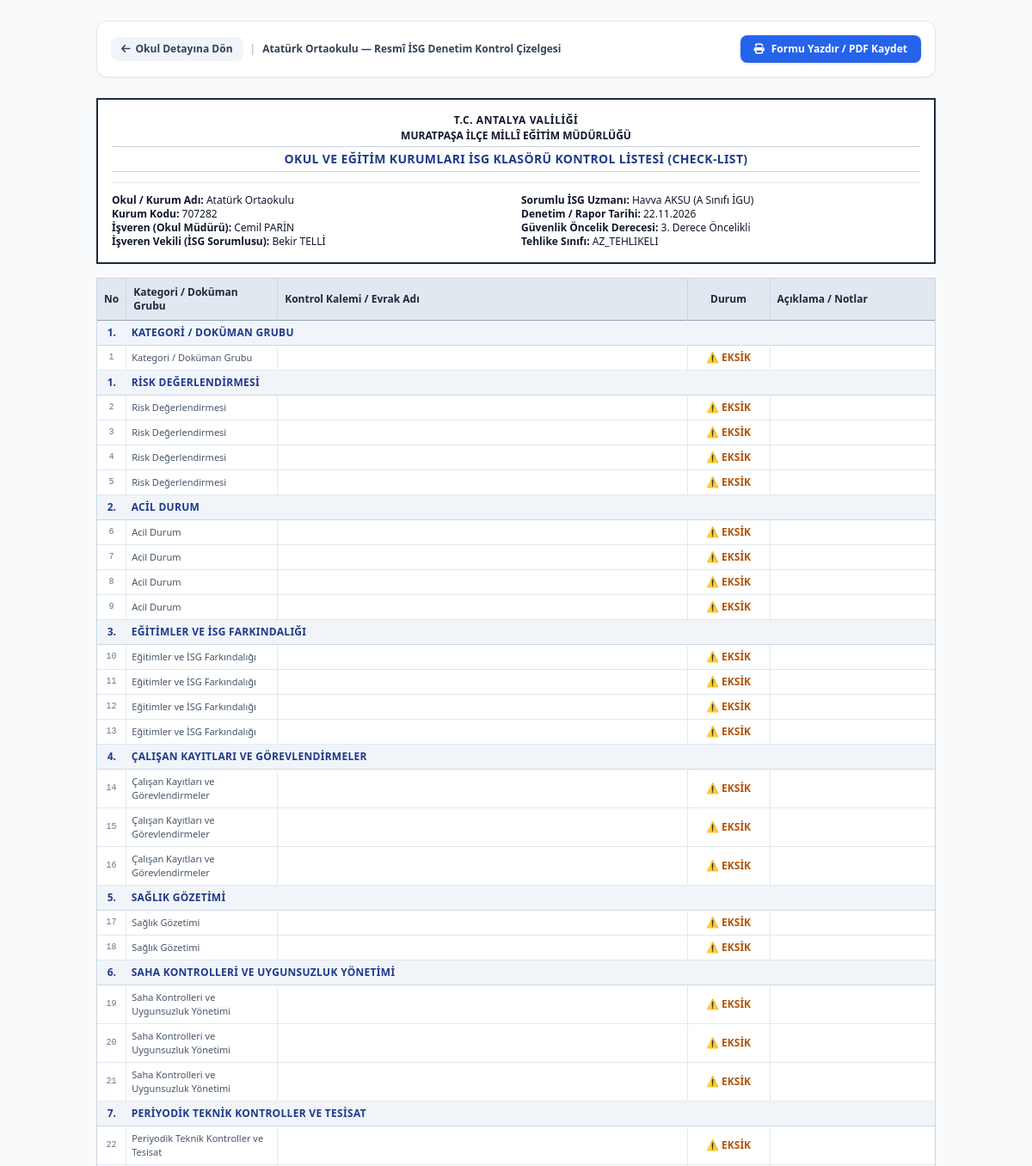
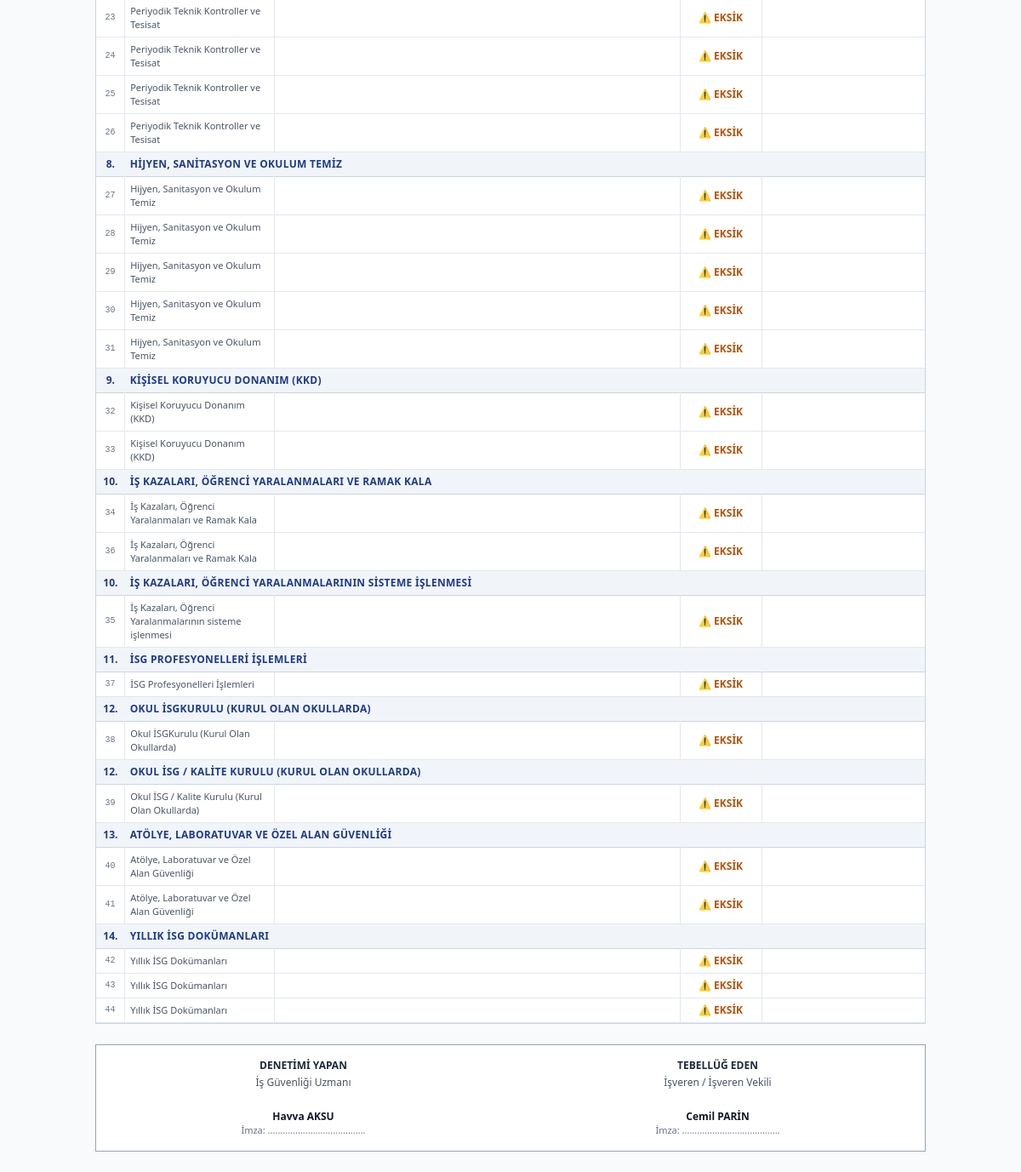
Before: /okul/17/checklist-yazdir (signed in) with the older database file (2 pictures, top to bottom).
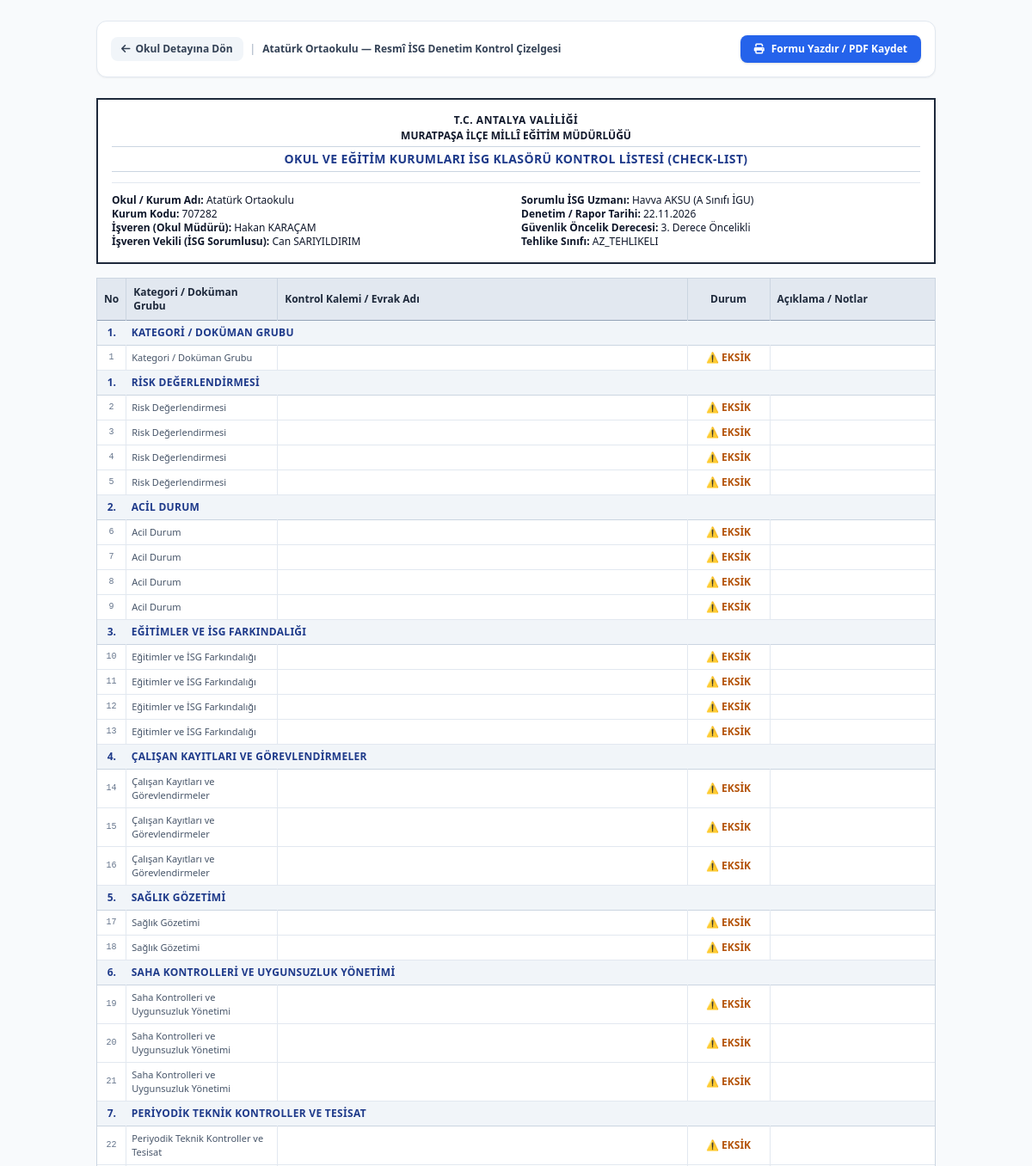
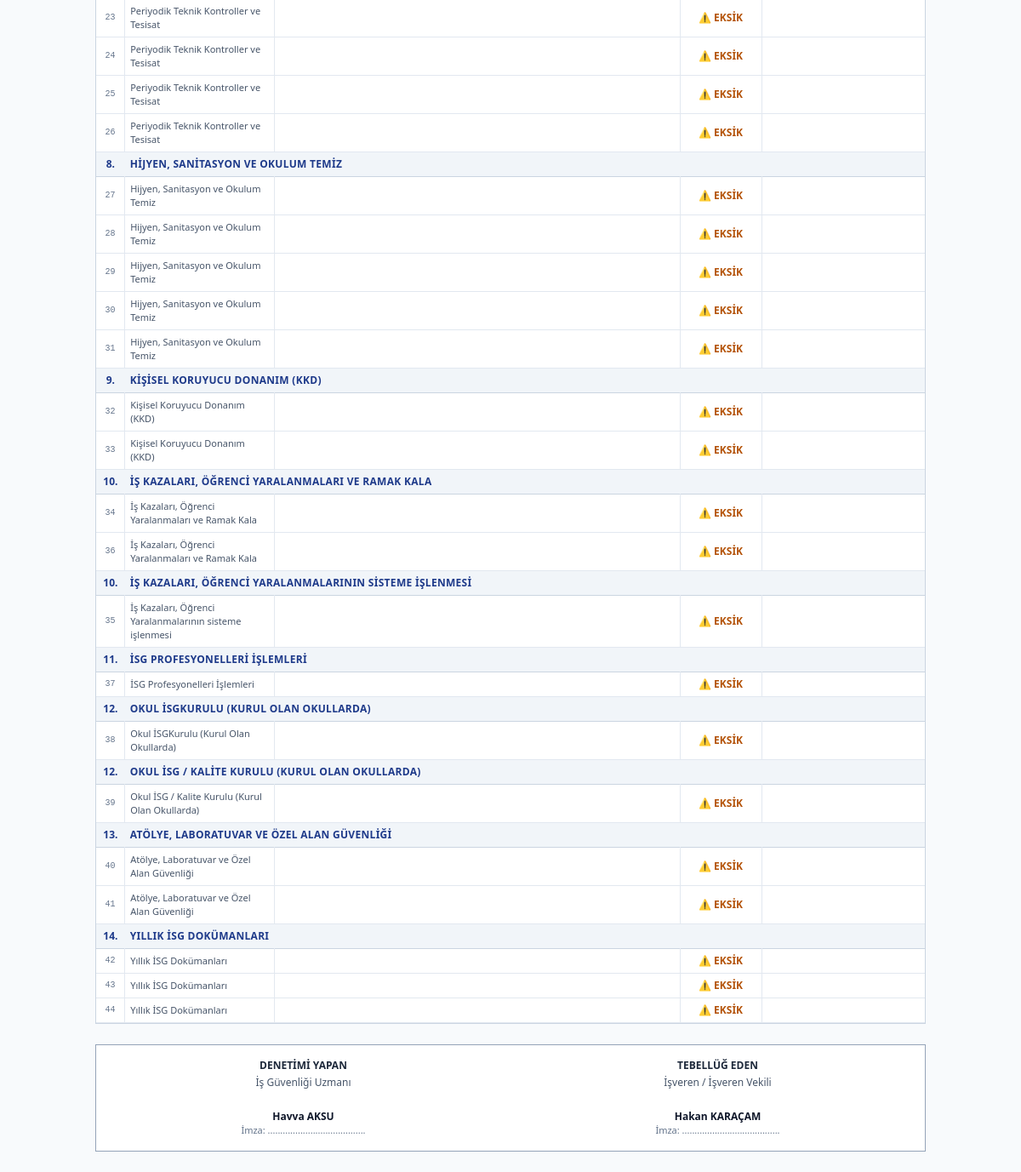
After: the same page with the newer database file (2 pictures, top to bottom).
### tables this page shows
CREATE TABLE schools (
        id INTEGER PRIMARY KEY AUTOINCREMENT,
        kurum_kodu TEXT UNIQUE NOT NULL,
        kurum_adi TEXT NOT NULL,
        kurum_statusu TEXT,
        bagli_birim TEXT,
        kurum_turu TEXT,
        oncelik_derecesi INTEGER DEFAULT 3,
        tehlike_sinifi TEXT DEFAULT 'Az Tehlikeli',
        adres TEXT,
        telefon TEXT,
        mudur_ad_soyad TEXT,
        mudur_tel TEXT,
        isveren_vekili_ad_soyad TEXT,
        isveren_vekili_tel TEXT,
        sorumlu_uzman_id INTEGER REFERENCES users(id),
        created_at TIMESTAMP DEFAULT CURRENT_TIMESTAMP
    , portal_sifre TEXT DEFAULT 'isg2026', access_token TEXT, ogrenci_sayisi INTEGER DEFAULT 0, ogretmen_sayisi INTEGER DEFAULT 0, derslik_sayisi INTEGER DEFAULT 0, bina_sayisi INTEGER DEFAULT 1, eposta TEXT, son_veri_giris_tarihi TEXT, son_veri_giren_kisi TEXT, personel_sayisi INTEGER DEFAULT 0, aylik_hizmet_suresi_dk INTEGER DEFAULT 0, meb_olcek_puani REAL, kolluk_puani REAL, toplam_guvenlik_puani REAL, siginak_var_mi TEXT DEFAULT 'Yok', siginak_kapasite_kisi INTEGER DEFAULT 0, siginak_alan_m2 INTEGER DEFAULT 0, is_active_school INTEGER DEFAULT 1, kategori TEXT DEFAULT 'RESMI', genel_mudurluk TEXT, kademe TEXT, kolluk_sorumluluk_bolgesi TEXT DEFAULT 'Muratpaşa İlçe Emniyet Müdürlüğü', koordinat TEXT);

### app.py (the view)
@app.get("/okul/{school_id}/checklist-yazdir", response_class=HTMLResponse)
def print_school_checklist(request: Request, school_id: int):
    user = get_current_user(request)
    if not user:
        return RedirectResponse("/login", status_code=303)
    conn = get_db()
    cursor = conn.cursor()
    cursor.execute("""
        SELECT s.*, u.full_name as uzman_adi, u.igu_sinifi as uzman_sinifi
        FROM schools s
        LEFT JOIN users u ON s.sorumlu_uzman_id = u.id
        WHERE s.id = ?
    """, (school_id,))
    school = cursor.fetchone()
    if not school:
        conn.close()
        raise HTTPException(status_code=404, detail="Kurum bulunamadı.")
    cursor.execute("SELECT * FROM school_isg_checklists WHERE school_id = ? ORDER BY kategori_no ASC, id ASC", (school_id,))
    checklists = cursor.fetchall()
    conn.close()
    categories = {}
    for c in checklists:
        k_adi = c["kategori_adi"]
        if k_adi not in categories:
            categories[k_adi] = {"no": c["kategori_no"], "maddeler": []}
        categories[k_adi]["maddeler"].append(c)
    return templates.TemplateResponse(request=request, name="checklist_print.html", context={
        "user": user,
        "school": school,
        "categories": categories,
        "now_date": datetime.now().strftime("%d.%m.%Y")
    })

### templates/checklist_print.html (shortened to what the changed rows need)
<!DOCTYPE html>
<html lang="tr">
<head>
    <script src="https://cdn.tailwindcss.com"></script>
    <link rel="stylesheet" href="https://cdnjs.cloudflare.com/ajax/libs/font-awesome/6.4.0/css/all.min.css">
</head>
<body class="bg-slate-50 text-slate-900 p-6 max-w-5xl mx-auto text-xs">
    <div class="no-print mb-6 p-4 bg-white rounded-xl shadow-sm border border-slate-200 flex items-center justify-between">
        <div class="flex items-center gap-2">
            <a href="/okul/{{ school.id }}#checklistTab" class="bg-slate-100 hover:bg-slate-200 text-slate-700 px-3 py-1.5 rounded-lg text-xs font-semibold flex items-center">
                <i class="fa-solid fa-arrow-left mr-1.5"></i> Okul Detayına Dön
            </a>
            <span class="text-slate-400">|</span>
            <span class="font-bold text-slate-700">{{ school.kurum_adi }} — Resmî İSG Denetim Kontrol Çizelgesi</span>
        </div>
    </div>
    <div class="border-2 border-slate-800 p-4 mb-4 bg-white">
        <div class="grid grid-cols-2 gap-3 mt-3 text-xs border-t border-slate-200 pt-3">
            <div>
                <p><strong>Okul / Kurum Adı:</strong> {{ school.kurum_adi }}</p>
                <p><strong>Kurum Kodu:</strong> {{ school.kurum_kodu }}</p>
                <p><strong>İşveren (Okul Müdürü):</strong> {{ school.mudur_ad_soyad or 'Belirtilmedi' }}</p>
                <p><strong>İşveren Vekili (İSG Sorumlusu):</strong> {{ school.isveren_vekili_ad_soyad or 'Belirtilmedi' }}</p>
            </div>
            <div>
                <p><strong>Sorumlu İSG Uzmanı:</strong> {{ school.uzman_adi or user.full_name }} {% if school.uzman_sinifi %}({{ school.uzman_sinifi }}){% endif %}</p>
                <p><strong>Denetim / Rapor Tarihi:</strong> {{ now_date }}</p>
                <p><strong>Güvenlik Öncelik Derecesi:</strong> {{ school.oncelik_derecesi or 3 }}. Derece Öncelikli</p>
                <p><strong>Tehlike Sınıfı:</strong> {{ school.tehlike_sinifi or 'Az Tehlikeli' }}</p>
            </div>
        </div>
    </div>
    <div class="bg-white border border-slate-300">
        <table class="w-full text-xs text-left border-collapse">
            <thead>
                <tr class="bg-slate-200 text-slate-800 font-bold border-b border-slate-400">
                    <th class="p-2 border-r border-slate-300 w-8 text-center">No</th>
                    <th class="p-2 border-r border-slate-300 w-44">Kategori / Doküman Grubu</th>
                    <th class="p-2 border-r border-slate-300">Kontrol Kalemi / Evrak Adı</th>
                    <th class="p-2 border-r border-slate-300 w-24 text-center">Durum</th>
                    <th class="p-2 w-48">Açıklama / Notlar</th>
                </tr>
            </thead>
        </table>
    </div>
    <div class="mt-6 grid grid-cols-2 gap-8 text-center text-xs border border-slate-400 p-4 bg-white">
        <div>
            <div class="font-bold text-slate-800">TEBELLÜĞ EDEN</div>
            <div class="text-slate-600 mt-1">İşveren / İşveren Vekili</div>
            <div class="font-semibold text-slate-900 mt-6">{{ school.mudur_ad_soyad or school.isveren_vekili_ad_soyad or 'Okul Müdürü' }}</div>
            <div class="text-[11px] text-slate-500">İmza: .......................................</div>
        </div>
    </div>
</body>
</html>

Changed rows visible on the page:
changed schools "Atatürk Ortaokulu": mudur_ad_soyad "Cemil PARİN" → "Hakan KARAÇAM"; isveren_vekili_ad_soyad "Bekir TELLİ" → "Can SARIYILDIRIM"
